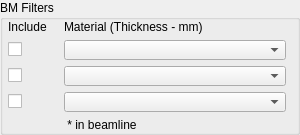
             <widget class="QGroupBox" name="groupBox_bm_filters">
              <property name="minimumSize">
               <size>
                <width>300</width>
                <height>0</height>
               </size>
              </property>
              <property name="maximumSize">
               <size>
                <width>300</width>
                <height>16777215</height>
               </size>
              </property>
              <property name="title">
               <string>BM Filters</string>
              </property>
              <layout class="QHBoxLayout" name="horizontalLayout_11">
               <property name="leftMargin">
                <number>5</number>
               </property>
               <property name="topMargin">
                <number>0</number>
               </property>
               <property name="bottomMargin">
                <number>0</number>
               </property>
               <item>
                <layout class="QHBoxLayout" name="horizontalLayout_10">
                 <property name="topMargin">
                  <number>0</number>
                 </property>
                 <item>
                  <layout class="QGridLayout" name="gridLayout_4">
                   <property name="leftMargin">
                    <number>0</number>
                   </property>
                   <item row="1" column="1">
                    <widget class="QComboBox" name="comboBox_bm_1">
                     <property name="maximumSize">
                      <size>
                       <width>16777215</width>
                       <height>20</height>
                      </size>
                     </property>
                    </widget>
                   </item>
                   <item row="2" column="1">
                    <widget class="QComboBox" name="comboBox_bm_2">
                     <property name="maximumSize">
                      <size>
                       <width>16777215</width>
                       <height>20</height>
                      </size>
                     </property>
                    </widget>
                   </item>
                   <item row="3" column="1">
                    <widget class="QComboBox" name="comboBox_bm_3">
                     <property name="maximumSize">
                      <size>
                       <width>16777215</width>
                       <height>20</height>
                      </size>
                     </property>
                    </widget>
                   </item>
                   <item row="0" column="0">
                    <widget class="QLabel" name="label_5">
                     <property name="minimumSize">
                      <size>
                       <width>50</width>
                       <height>0</height>
                      </size>
                     </property>
                     <property name="maximumSize">
                      <size>
                       <width>50</width>
                       <height>16777215</height>
                      </size>
                     </property>
                     <property name="font">
                      <font>
                       <weight>50</weight>
                       <bold>false</bold>
                      </font>
                     </property>
                     <property name="text">
                      <string>Include</string>
                     </property>
                     <property name="alignment">
                      <set>Qt::AlignLeading|Qt::AlignLeft|Qt::AlignVCenter</set>
                     </property>
                    </widget>
                   </item>
                   <item row="0" column="1">
                    <widget class="QLabel" name="label_6">
                     <property name="minimumSize">
                      <size>
                       <width>200</width>
                       <height>0</height>
                      </size>
                     </property>
                     <property name="font">
                      <font>
                       <weight>50</weight>
                       <bold>false</bold>
                      </font>
                     </property>
                     <property name="text">
                      <string>Material (Thickness - mm)</string>
                     </property>
                    </widget>
                   </item>
                   <item row="4" column="1">
                    <layout class="QHBoxLayout" name="horizontalLayout_18">
                     <item>
                      <widget class="QLabel" name="label_7">
                       <property name="text">
                        <string> * in beamline</string>
                       </property>
                      </widget>
                     </item>
                    </layout>
                   </item>
                   <item row="1" column="0">
                    <widget class="QCheckBox" name="checkBox_bm_f1">
                     <property name="text">
                      <string/>
                     </property>
                    </widget>
                   </item>
                   <item row="2" column="0">
                    <widget class="QCheckBox" name="checkBox_bm_f2">
                     <property name="text">
                      <string/>
                     </property>
                    </widget>
                   </item>
                   <item row="3" column="0">
                    <widget class="QCheckBox" name="checkBox_bm_f3">
                     <property name="text">
                      <string/>
                     </property>
                    </widget>
                   </item>
                  </layout>
                 </item>
                </layout>
               </item>
              </layout>
             </widget>
